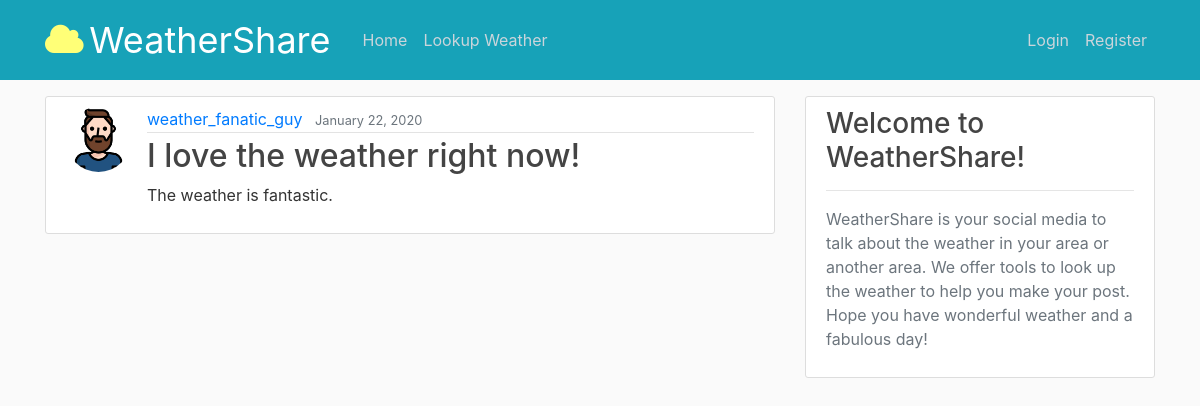
Before: /post/31/ with the older database file.
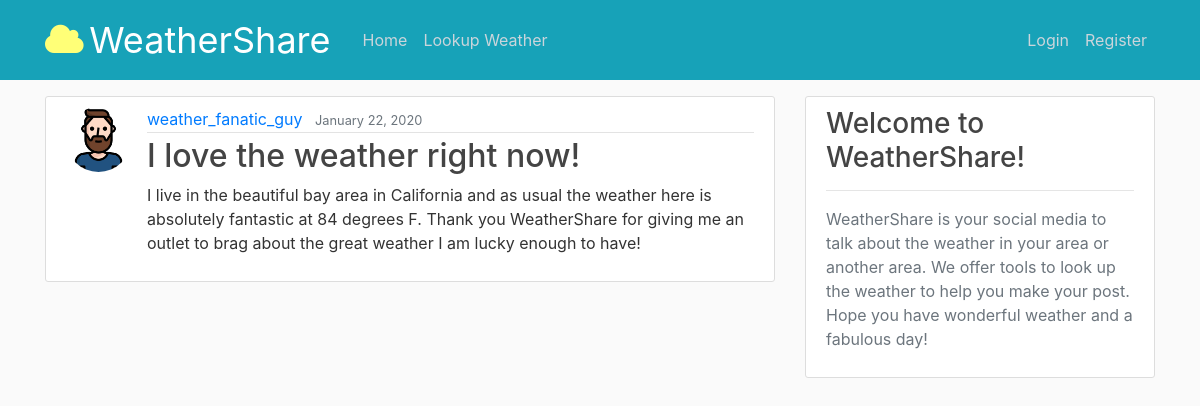
After: the same page with the newer database file.
### blog/models.py (models this page shows, shortened)
class Post(models.Model):
    title = models.CharField(max_length=100)
    content = models.TextField()
    date_posted = models.DateTimeField(default=timezone.now)
    author = models.ForeignKey(User, on_delete=models.CASCADE)

### users/models.py (models this page shows, shortened)
class Profile(models.Model):
    user = models.OneToOneField(User, on_delete=models.CASCADE)
    image = models.ImageField(default='default.png', upload_to='profile_pics')

### blog/views.py (the view)
# urls.py: path('post/<int:pk>/', PostDetailView.as_view(), name='post-detail'),
class PostDetailView(DetailView):
    model = Post

### blog/templates/blog/post_detail.html (shortened to what this page needs)
{% extends "blog/base.html" %}
{% block content %}
  <article class="media content-section">
    <img class="rounded-circle article-img" src="{{ object.author.profile.image.url }}">
    <div class="media-body">
      <div class="article-metadata">
        <a class="mr-2" href="{% url 'user-posts' object.author.username %}">{{ object.author }}</a>
        <small class="text-muted">{{ object.date_posted|date:"F d, Y" }}</small>
      </div>
      <h2 class="article-title">{{ object.title }}</h2>
      <p class="article-content">{{ object.content }}</p>
    </div>
  </article>
{% endblock content %}

Changed rows visible on the page:
changed Post "I love the weather right now!": content "The weather is fantastic." → "I live in the beautiful bay area in California and as usual the weather here is absolutely fantastic at 84 degrees F. Thank you WeatherShare for giving me an outlet to brag about the great weather I am lucky enough to have!"
